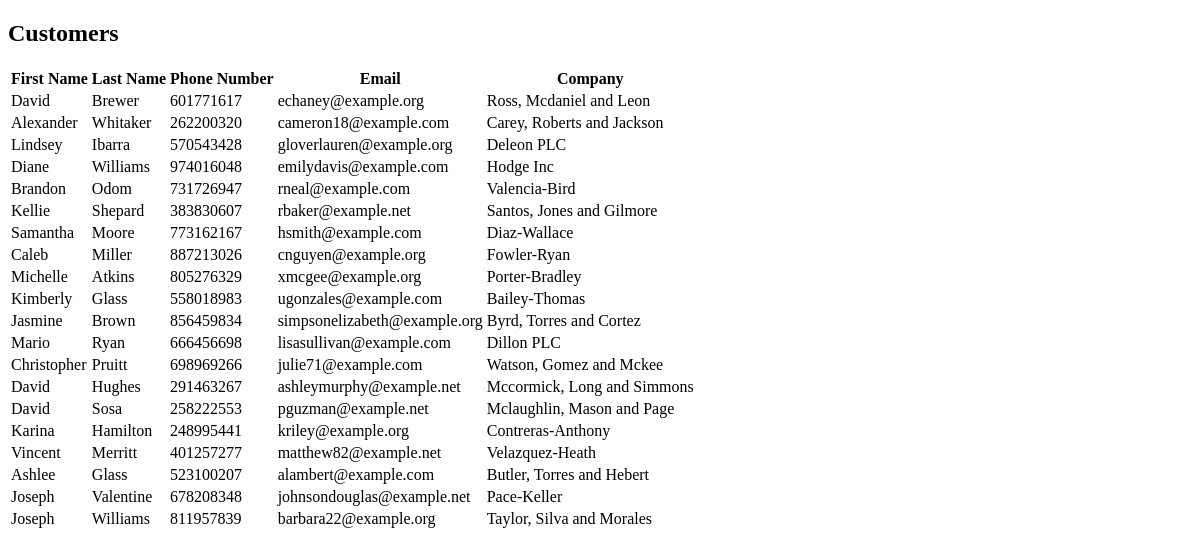
Before: /customers/ with the older database file.
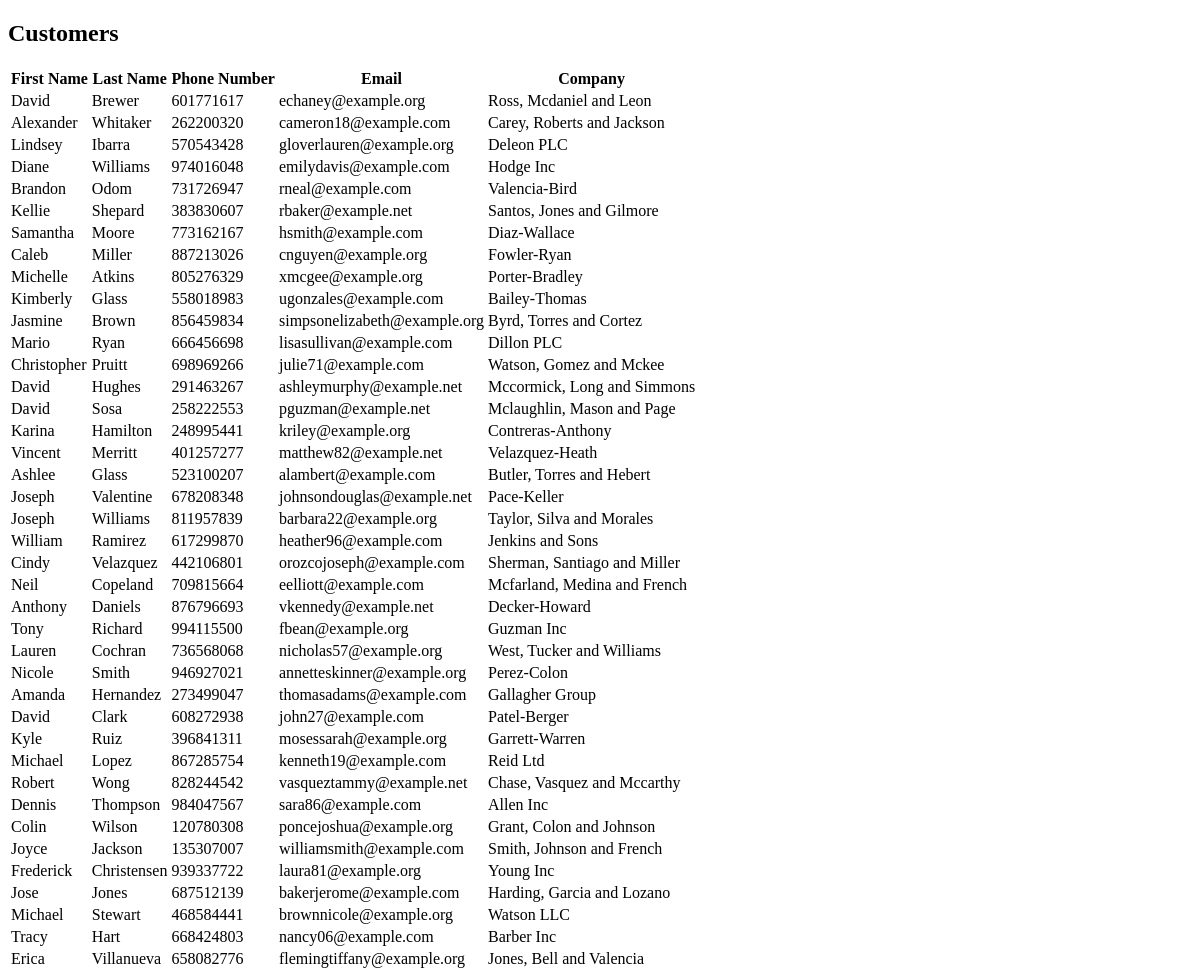
After: the same page with the newer database file.
### djangoapp/models.py (models this page shows)
class Customer(models.Model):
    first_name = models.CharField(max_length=255, validators=[MinLengthValidator(3), MaxLengthValidator(255)])
    last_name = models.CharField(max_length=255, validators=[MinLengthValidator(3), MaxLengthValidator(255)])
    phone_number = models.CharField(max_length=15, validators=[MinLengthValidator(10), MaxLengthValidator(15), RegexValidator(r'^\+?1?\d{9,15}$')])
    email = models.EmailField(max_length=255, validators=[MinLengthValidator(3), MaxLengthValidator(255), EmailValidator()])
    company = models.CharField(max_length=255, validators=[MinLengthValidator(3), MaxLengthValidator(255)])

### djangoapp/views.py (the view)
# urls.py: path('customers/', views.customers, name='customers'),
def customers(request):
    customers = Customer.objects.all()
    return render(request, 'customers.html', {'customers': customers})

### djangoapp/templates/customers.html (shortened to what this page needs)
<!DOCTYPE html>
<html>
<head>
    <link rel="stylesheet" type="text/css" href="https://cdn.datatables.net/1.10.22/css/jquery.dataTables.min.css">
</head>
<body>
    <h2>Customers</h2>
    <table id="customersTable">
        <thead>
            <tr>
                <th>First Name</th>
                <th>Last Name</th>
                <th>Phone Number</th>
                <th>Email</th>
                <th>Company</th>
            </tr>
        </thead>
        <tbody>
        {% for customer in customers %}
            <tr>
                <td>{{ customer.first_name }}</td>
                <td>{{ customer.last_name }}</td>
                <td>{{ customer.phone_number }}</td>
                <td>{{ customer.email }}</td>
                <td>{{ customer.company }}</td>
            </tr>
        {% endfor %}
        </tbody>
    </table>
</body>
</html>

Changed rows visible on the page:
added Customer: first_name "William", last_name "Ramirez", phone_number "617299870", email "heather96@example.com", company "Jenkins and Sons"
added Customer: first_name "Cindy", last_name "Velazquez", phone_number "442106801", email "orozcojoseph@example.com", company "Sherman, Santiago and Miller"
added Customer: first_name "Neil", last_name "Copeland", phone_number "709815664", email "eelliott@example.com", company "Mcfarland, Medina and French"
added Customer: first_name "Anthony", last_name "Daniels", phone_number "876796693", email "vkennedy@example.net", company "Decker-Howard"
added Customer: first_name "Tony", last_name "Richard", phone_number "994115500", email "fbean@example.org", company "Guzman Inc"
added Customer: first_name "Lauren", last_name "Cochran", phone_number "736568068", email "nicholas57@example.org", company "West, Tucker and Williams"
added Customer: first_name "Nicole", last_name "Smith", phone_number "946927021", email "annetteskinner@example.org", company "Perez-Colon"
added Customer: first_name "Amanda", last_name "Hernandez", phone_number "273499047", email "thomasadams@example.com", company "Gallagher Group"
added Customer: first_name "David", last_name "Clark", phone_number "608272938", email "john27@example.com", company "Patel-Berger"
added Customer: first_name "Kyle", last_name "Ruiz", phone_number "396841311", email "mosessarah@example.org", company "Garrett-Warren"
added Customer: first_name "Michael", last_name "Lopez", phone_number "867285754", email "kenneth19@example.com", company "Reid Ltd"
added Customer: first_name "Robert", last_name "Wong", phone_number "828244542", email "vasqueztammy@example.net", company "Chase, Vasquez and Mccarthy"
added Customer: first_name "Dennis", last_name "Thompson", phone_number "984047567", email "sara86@example.com", company "Allen Inc"
added Customer: first_name "Colin", last_name "Wilson", phone_number "120780308", email "poncejoshua@example.org", company "Grant, Colon and Johnson"
added Customer: first_name "Joyce", last_name "Jackson", phone_number "135307007", email "williamsmith@example.com", company "Smith, Johnson and French"
added Customer: first_name "Frederick", last_name "Christensen", phone_number "939337722", email "laura81@example.org", company "Young Inc"
added Customer: first_name "Jose", last_name "Jones", phone_number "687512139", email "bakerjerome@example.com", company "Harding, Garcia and Lozano"
added Customer: first_name "Michael", last_name "Stewart", phone_number "468584441", email "brownnicole@example.org", company "Watson LLC"
added Customer: first_name "Tracy", last_name "Hart", phone_number "668424803", email "nancy06@example.com", company "Barber Inc"
added Customer: first_name "Erica", last_name "Villanueva", phone_number "658082776", email "flemingtiffany@example.org", company "Jones, Bell and Valencia"
